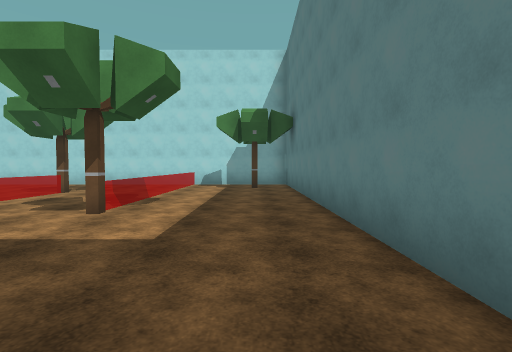
View 1 (above)

14 first-person views from a walk through a Unity game level. The camera is 1.5 m above the floor, tilts 2° down and sees 85° across. The floor is counted in squares, 2 m on a side. Each view is taken from the middle of a square. On the plan, view 1 faces up. The plan holds only what a view shows up to about 10 squares ahead; the rest is blank. The place goes on beyond the plan. The player is left out. Surface patterns are stand-ins for the level's own textures.

View 2
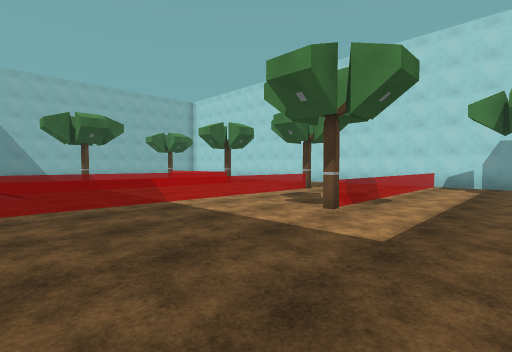

View 3
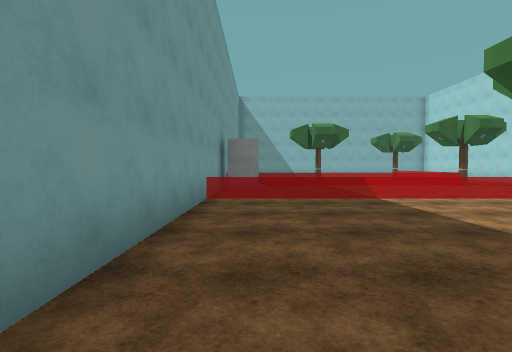

View 4
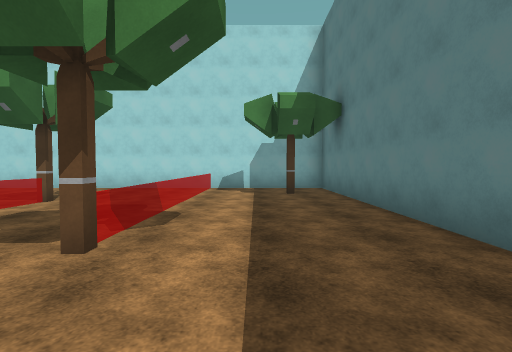

View 5
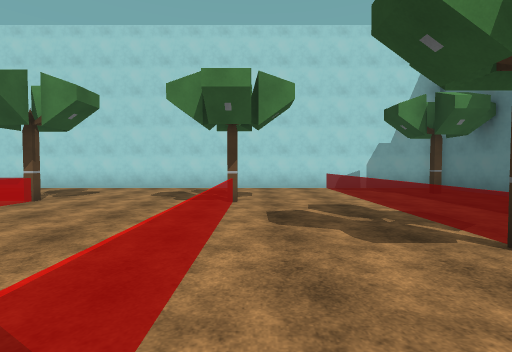

View 6
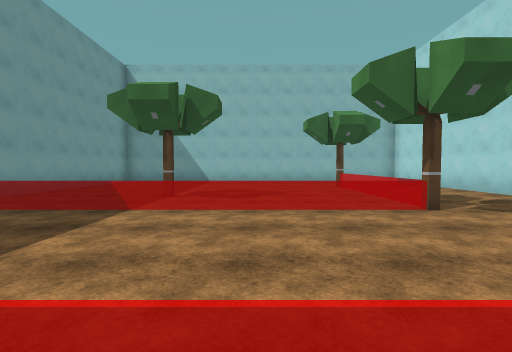

View 7
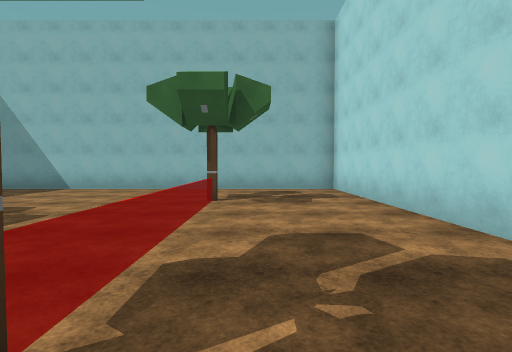

View 8
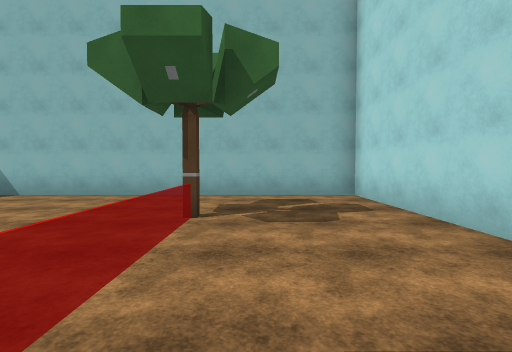

View 9
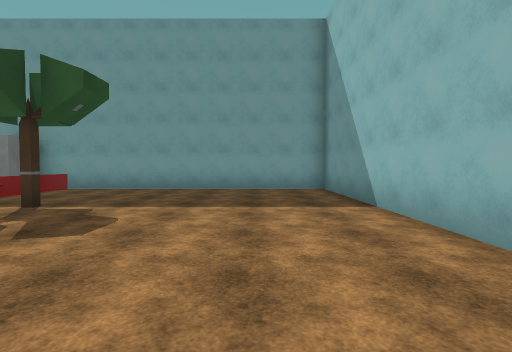

View 10
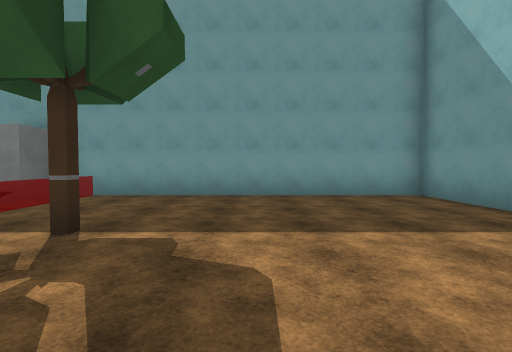

View 11
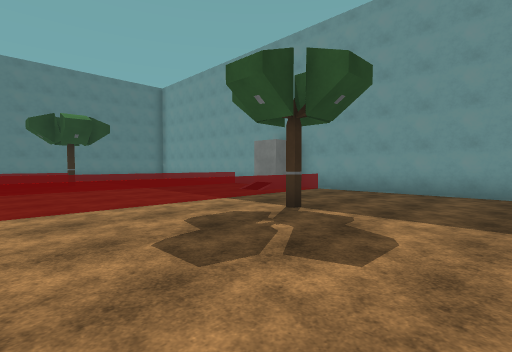

View 12
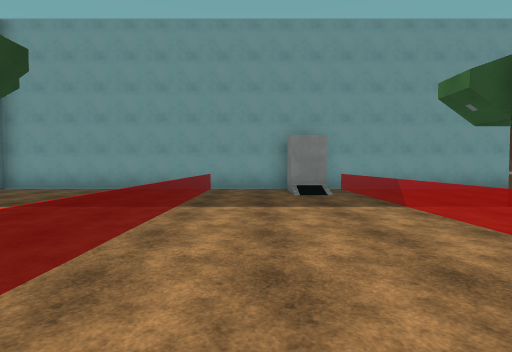

View 13
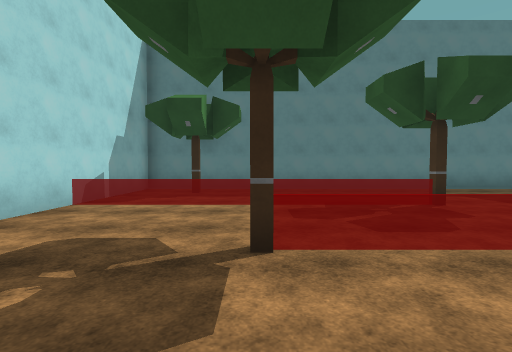

View 14
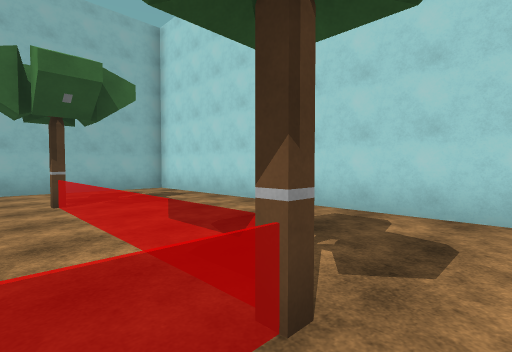

### Floor plan
Key: @ floor where view 1 was taken; # wall or solid block; . floor; = window, fence, low wall or low ledge; T tree; O other object.
Columns run from 19 left of view 1 to 2 right of it. Each row starts with its distance up from view 1.
 12 ######################
 11 #...............=....#
 10 #...............=..T.#
  9 #...............=....#
  8 #...T====T...T..=....#
  7 #........=...=..=....#
  6 #........=...=..=....#
  5 #........=...=..#....#
  4 #........=...=..T....#
  3 #......T.=...=.......#
  2 #........=...=.......#
  1 #........=...=.......#
  0 #.........O#.=.....@.#
 -1 #.........##.#.......#
 -2 ######################

Where each view was taken, in squares from view 1:
view 1: 0 up, 0 right, facing up
view 2: 0 up, 0 right, facing up-left
view 3: 0 up, 1 right, facing left
view 4: 2 up, 1 left, facing up
view 5: 2 up, 5 left, facing up
view 6: 5 up, 5 left, facing left
view 7: 9 up, 9 left, facing left
view 8: 9 up, 11 left, facing left
view 9: 8 up, 16 left, facing down
view 10: 6 up, 14 left, facing down
view 11: 7 up, 15 left, facing down-right
view 12: 8 up, 7 left, facing down
view 13: 8 up, 8 left, facing right
view 14: 7 up, 9 left, facing up-left
